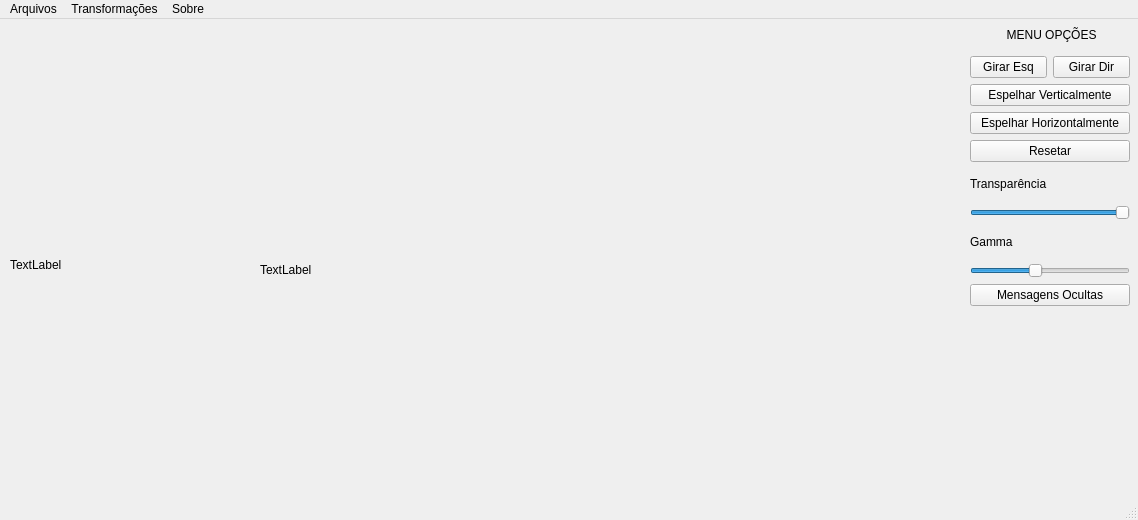
<?xml version="1.0" encoding="UTF-8"?>
<ui version="4.0">
 <class>MainWindow</class>
 <widget class="QMainWindow" name="MainWindow">
  <property name="geometry">
   <rect>
    <x>0</x>
    <y>0</y>
    <width>1138</width>
    <height>520</height>
   </rect>
  </property>
  <property name="windowTitle">
   <string>Elojob Editor</string>
  </property>
  <widget class="QWidget" name="centralwidget">
   <widget class="QLabel" name="img1">
    <property name="geometry">
     <rect>
      <x>10</x>
      <y>10</y>
      <width>941</width>
      <height>471</height>
     </rect>
    </property>
    <property name="text">
     <string>TextLabel</string>
    </property>
   </widget>
   <widget class="QLabel" name="info">
    <property name="geometry">
     <rect>
      <x>260</x>
      <y>90</y>
      <width>471</width>
      <height>321</height>
     </rect>
    </property>
    <property name="text">
     <string>TextLabel</string>
    </property>
   </widget>
   <widget class="QWidget" name="verticalLayoutWidget">
    <property name="geometry">
     <rect>
      <x>970</x>
      <y>0</y>
      <width>160</width>
      <height>287</height>
     </rect>
    </property>
    <layout class="QVBoxLayout" name="menu_vertical">
     <item>
      <widget class="QLabel" name="label_titulo">
       <property name="text">
        <string>           MENU OPÇÕES</string>
       </property>
      </widget>
     </item>
     <item>
      <layout class="QHBoxLayout" name="horizontalLayout_2">
       <item>
        <widget class="QPushButton" name="esquerda">
         <property name="text">
          <string>Girar Esq</string>
         </property>
        </widget>
       </item>
       <item>
        <widget class="QPushButton" name="direita">
         <property name="text">
          <string>Girar Dir</string>
         </property>
        </widget>
       </item>
      </layout>
     </item>
     <item>
      <widget class="QPushButton" name="espelharver">
       <property name="text">
        <string>Espelhar Verticalmente</string>
       </property>
      </widget>
     </item>
     <item>
      <widget class="QPushButton" name="espelharh">
       <property name="text">
        <string>Espelhar Horizontalmente</string>
       </property>
      </widget>
     </item>
     <item>
      <widget class="QPushButton" name="resetar">
       <property name="text">
        <string>Resetar</string>
       </property>
      </widget>
     </item>
     <item>
      <widget class="QLabel" name="label_transparencia">
       <property name="text">
        <string>Transparência</string>
       </property>
      </widget>
     </item>
     <item>
      <widget class="QSlider" name="transparencia">
       <property name="maximum">
        <number>255</number>
       </property>
       <property name="value">
        <number>255</number>
       </property>
       <property name="orientation">
        <enum>Qt::Horizontal</enum>
       </property>
      </widget>
     </item>
     <item>
      <widget class="QLabel" name="label_Gamma">
       <property name="text">
        <string>Gamma</string>
       </property>
      </widget>
     </item>
     <item>
      <widget class="QSlider" name="gamma">
       <property name="maximum">
        <number>25</number>
       </property>
       <property name="value">
        <number>10</number>
       </property>
       <property name="sliderPosition">
        <number>10</number>
       </property>
       <property name="orientation">
        <enum>Qt::Horizontal</enum>
       </property>
      </widget>
     </item>
     <item>
      <widget class="QPushButton" name="msg_oculta">
       <property name="text">
        <string>Mensagens Ocultas</string>
       </property>
      </widget>
     </item>
    </layout>
   </widget>
  </widget>
  <widget class="QMenuBar" name="menubar">
   <property name="geometry">
    <rect>
     <x>0</x>
     <y>0</y>
     <width>1138</width>
     <height>21</height>
    </rect>
   </property>
   <widget class="QMenu" name="menuArquivos">
    <property name="title">
     <string>Arquivos</string>
    </property>
    <addaction name="abrir_imagem"/>
    <addaction name="actionSalvar_Imagem"/>
    <addaction name="fechar_app"/>
   </widget>
   <widget class="QMenu" name="menuTransformacoes">
    <property name="title">
     <string>Transformações</string>
    </property>
    <widget class="QMenu" name="deteccao">
     <property name="title">
      <string>Detecção de Bordas</string>
     </property>
     <addaction name="godeteccao"/>
     <addaction name="actionDetec_o_Padr_o"/>
     <addaction name="actionDetec_o_Avan_ada"/>
     <addaction name="actionFind_Edges"/>
    </widget>
    <widget class="QMenu" name="menuSeparar_Camadas_RGB">
     <property name="title">
      <string>Separar Camadas RGB</string>
     </property>
     <addaction name="actionCamada_Vermelha"/>
     <addaction name="actionCamada_Azul"/>
     <addaction name="actionCamada_Verde"/>
    </widget>
    <widget class="QMenu" name="menuEdge">
     <property name="title">
      <string>Edge</string>
     </property>
     <addaction name="actionEnhance"/>
     <addaction name="actionEnhance_More"/>
    </widget>
    <widget class="QMenu" name="menuSmooth">
     <property name="title">
      <string>Smooth</string>
     </property>
     <addaction name="actionBasic"/>
     <addaction name="actionSmooth_More"/>
    </widget>
    <addaction name="actionBlour"/>
    <addaction name="actionContour"/>
    <addaction name="actionCor_Ngeativa"/>
    <addaction name="actionDetail"/>
    <addaction name="deteccao"/>
    <addaction name="menuEdge"/>
    <addaction name="actionEmboss"/>
    <addaction name="actionEscala_de_Cinza"/>
    <addaction name="actionLogar_tmica"/>
    <addaction name="actionPreto_e_Branco"/>
    <addaction name="menuSeparar_Camadas_RGB"/>
    <addaction name="actionSharpen"/>
    <addaction name="menuSmooth"/>
   </widget>
   <widget class="QMenu" name="menuSobre">
    <property name="title">
     <string>Sobre</string>
    </property>
    <addaction name="actionInforma_es_da_Imagem"/>
    <addaction name="actionInforma_es_do_App"/>
   </widget>
   <addaction name="menuArquivos"/>
   <addaction name="menuTransformacoes"/>
   <addaction name="menuSobre"/>
  </widget>
  <widget class="QStatusBar" name="statusbar"/>
  <action name="abrir_imagem">
   <property name="text">
    <string>Abrir Imagem</string>
   </property>
  </action>
  <action name="fechar_app">
   <property name="text">
    <string>Fechar App</string>
   </property>
  </action>
  <action name="godeteccao">
   <property name="text">
    <string>Detecção Simples</string>
   </property>
  </action>
  <action name="gonegativo">
   <property name="text">
    <string>Transformar</string>
   </property>
  </action>
  <action name="gocinza">
   <property name="text">
    <string>Transformar</string>
   </property>
  </action>
  <action name="ver">
   <property name="text">
    <string>Mostrar</string>
   </property>
  </action>
  <action name="esconder">
   <property name="text">
    <string>Ocultar</string>
   </property>
  </action>
  <action name="actionRodar_90">
   <property name="text">
    <string>Rodar 90º</string>
   </property>
  </action>
  <action name="actionEspelhar_Horizontalmente">
   <property name="text">
    <string>Espelhar Horizontalmente</string>
   </property>
  </action>
  <action name="actionEspelhar_Verticalmente">
   <property name="text">
    <string>Espelhar Verticalmente</string>
   </property>
  </action>
  <action name="goborrar">
   <property name="text">
    <string>Tranasformar</string>
   </property>
  </action>
  <action name="gopreto">
   <property name="text">
    <string>Transformar</string>
   </property>
  </action>
  <action name="actionCamada_Vermelha">
   <property name="text">
    <string>Camada Vermelha</string>
   </property>
  </action>
  <action name="actionCamada_Azul">
   <property name="text">
    <string>Camada Azul</string>
   </property>
  </action>
  <action name="actionCamada_Verde">
   <property name="text">
    <string>Camada Verde</string>
   </property>
  </action>
  <action name="actionSalvar_Imagem">
   <property name="text">
    <string>Salvar Imagem</string>
   </property>
  </action>
  <action name="actionResetar">
   <property name="text">
    <string>Resetar</string>
   </property>
  </action>
  <action name="actionTranspar_ncia">
   <property name="text">
    <string>Transparência</string>
   </property>
  </action>
  <action name="actionBlour">
   <property name="text">
    <string>Blur</string>
   </property>
  </action>
  <action name="actionContour">
   <property name="text">
    <string>Contour</string>
   </property>
  </action>
  <action name="actionDetail">
   <property name="text">
    <string>Detail</string>
   </property>
  </action>
  <action name="actionEnhance">
   <property name="text">
    <string>Enhance</string>
   </property>
  </action>
  <action name="actionEnhance_More">
   <property name="text">
    <string>Enhance More</string>
   </property>
  </action>
  <action name="actionEmboss">
   <property name="text">
    <string>Emboss</string>
   </property>
  </action>
  <action name="actionFind_Edges">
   <property name="text">
    <string>Find Edges</string>
   </property>
  </action>
  <action name="actionSharpen">
   <property name="text">
    <string>Sharpen</string>
   </property>
  </action>
  <action name="actionBasic">
   <property name="text">
    <string>Basic</string>
   </property>
  </action>
  <action name="actionSmooth_More">
   <property name="text">
    <string>Smooth More</string>
   </property>
  </action>
  <action name="actionInforma_es_da_Imagem">
   <property name="text">
    <string>Informações da Imagem</string>
   </property>
  </action>
  <action name="actionDetec_o_Padr_o">
   <property name="text">
    <string>Detecção Padrão</string>
   </property>
  </action>
  <action name="actionDetec_o_Avan_ada">
   <property name="text">
    <string>Detecção Avançada</string>
   </property>
  </action>
  <action name="actionLogar_tmica">
   <property name="text">
    <string>Logarítmica</string>
   </property>
  </action>
  <action name="actionTransformar">
   <property name="text">
    <string>Transformar</string>
   </property>
  </action>
  <action name="actionCor_Ngeativa">
   <property name="text">
    <string>Cor Negativa</string>
   </property>
  </action>
  <action name="actionPreto_e_Branco">
   <property name="text">
    <string>Preto e Branco</string>
   </property>
  </action>
  <action name="actionCorre_o_gamma">
   <property name="text">
    <string>Correção gamma</string>
   </property>
  </action>
  <action name="actionEscala_de_Cinza">
   <property name="text">
    <string>Escala de Cinza</string>
   </property>
  </action>
  <action name="actionInforma_es_do_App">
   <property name="text">
    <string>Informações do App</string>
   </property>
  </action>
 </widget>
 <resources/>
 <connections/>
</ui>
